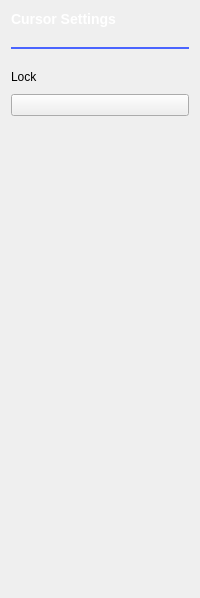
           <widget class="QWidget" name="cursorSettings">
            <layout class="QVBoxLayout" name="verticalLayout_4">
             <property name="spacing">
              <number>0</number>
             </property>
             <item>
              <widget class="QLabel" name="label_3">
               <property name="styleSheet">
                <string notr="true">QLabel 
{
width: 56px;
height: 17px;
font-family: Arial;
font-size: 14px;
font-weight: bold;
line-height: 16px;
color: #FFFFFF;
}</string>
               </property>
               <property name="text">
                <string>Cursor Settings</string>
               </property>
              </widget>
             </item>
             <item>
              <spacer name="verticalSpacer_10">
               <property name="orientation">
                <enum>Qt::Vertical</enum>
               </property>
               <property name="sizeType">
                <enum>QSizePolicy::Fixed</enum>
               </property>
               <property name="sizeHint" stdset="0">
                <size>
                 <width>20</width>
                 <height>20</height>
                </size>
               </property>
              </spacer>
             </item>
             <item>
              <widget class="Line" name="line_2">
               <property name="styleSheet">
                <string notr="true">color: #4A64FF;</string>
               </property>
               <property name="frameShadow">
                <enum>QFrame::Plain</enum>
               </property>
               <property name="lineWidth">
                <number>2</number>
               </property>
               <property name="orientation">
                <enum>Qt::Horizontal</enum>
               </property>
              </widget>
             </item>
             <item>
              <spacer name="verticalSpacer_12">
               <property name="orientation">
                <enum>Qt::Vertical</enum>
               </property>
               <property name="sizeType">
                <enum>QSizePolicy::Fixed</enum>
               </property>
               <property name="sizeHint" stdset="0">
                <size>
                 <width>20</width>
                 <height>20</height>
                </size>
               </property>
              </spacer>
             </item>
             <item>
              <widget class="QLabel" name="label_4">
               <property name="text">
                <string>Lock</string>
               </property>
              </widget>
             </item>
             <item>
              <spacer name="verticalSpacer_11">
               <property name="orientation">
                <enum>Qt::Vertical</enum>
               </property>
               <property name="sizeType">
                <enum>QSizePolicy::Fixed</enum>
               </property>
               <property name="sizeHint" stdset="0">
                <size>
                 <width>20</width>
                 <height>10</height>
                </size>
               </property>
              </spacer>
             </item>
             <item>
              <widget class="adiscope::CustomSwitch" name="btnCursorsLock">
               <property name="text">
                <string/>
               </property>
               <property name="checkable">
                <bool>true</bool>
               </property>
              </widget>
             </item>
             <item>
              <spacer name="verticalSpacer_9">
               <property name="orientation">
                <enum>Qt::Vertical</enum>
               </property>
               <property name="sizeType">
                <enum>QSizePolicy::MinimumExpanding</enum>
               </property>
               <property name="sizeHint" stdset="0">
                <size>
                 <width>20</width>
                 <height>471</height>
                </size>
               </property>
              </spacer>
             </item>
            </layout>
           </widget>
